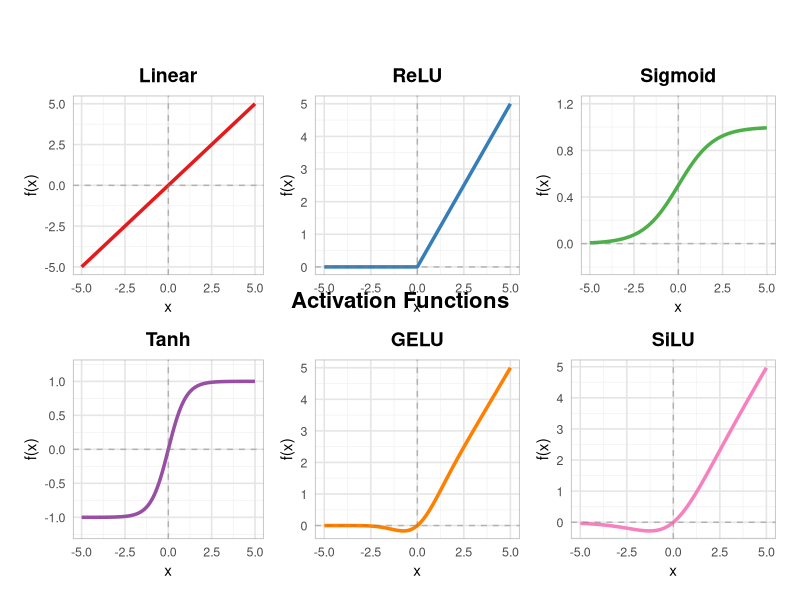

Here is the R script that generated this plot:
#!/usr/bin/env Rscript
# Activation Functions Visualization
# Creates a 2x3 grid plot of common activation functions

library(ggplot2)
library(grid)

# Define activation functions
relu <- function(x) pmax(0, x)
sigmoid <- function(x) 1 / (1 + exp(-x))
gelu <- function(x) x * pnorm(x)  # GELU: x * Φ(x)
silu <- function(x) x * sigmoid(x)  # SiLU / Swish: x * σ(x)

# Generate x values
x <- seq(-5, 5, length.out = 500)

# Create data frames for each function
data_linear <- data.frame(x = x, y = x, function_name = "Linear")
data_relu <- data.frame(x = x, y = relu(x), function_name = "ReLU")
data_sigmoid <- data.frame(x = x, y = sigmoid(x), function_name = "Sigmoid")
data_tanh <- data.frame(x = x, y = tanh(x), function_name = "Tanh")
data_gelu <- data.frame(x = x, y = gelu(x), function_name = "GELU")
data_silu <- data.frame(x = x, y = silu(x), function_name = "SiLU")

# Color palette - rainbow colors
colors <- c(
  "Linear" = "#E41A1C",   # Red
  "ReLU" = "#377EB8",     # Blue
  "Sigmoid" = "#4DAF4A",  # Green
  "Tanh" = "#984EA3",     # Purple
  "GELU" = "#FF7F00",     # Orange
  "SiLU" = "#F781BF"      # Pink
)

# Function to create individual plot
create_plot <- function(data, y_limits = NULL) {
  p <- ggplot(data, aes(x = x, y = y, color = function_name)) +
    geom_line(linewidth = 1.2) +
    geom_hline(yintercept = 0, linetype = "dashed", color = "gray50", alpha = 0.5) +
    geom_vline(xintercept = 0, linetype = "dashed", color = "gray50", alpha = 0.5) +
    scale_color_manual(values = colors) +
    labs(title = data$function_name[1],
         x = "x",
         y = "f(x)") +
    theme_minimal(base_size = 12) +
    theme(
      plot.title = element_text(hjust = 0.5, face = "bold", size = 14),
      legend.position = "none",
      panel.grid.major = element_line(color = "gray90"),
      panel.grid.minor = element_line(color = "gray95"),
      panel.border = element_rect(color = "gray70", fill = NA, linewidth = 0.5),
      axis.title = element_text(size = 11),
      axis.text = element_text(size = 9)
    )
  
  if (!is.null(y_limits)) {
    p <- p + coord_cartesian(ylim = y_limits)
  }
  
  return(p)
}

# Create individual plots
# Linear, ReLU, GELU, SiLU have wider y-range
# Sigmoid, Tanh are bounded

p1 <- create_plot(data_linear)
p2 <- create_plot(data_relu)
p3 <- create_plot(data_sigmoid, y_limits = c(-0.2, 1.2))
p4 <- create_plot(data_tanh, y_limits = c(-1.2, 1.2))
p5 <- create_plot(data_gelu)
p6 <- create_plot(data_silu)

# Function to convert ggplot to grob
ggplot_to_grob <- function(plot) {
  ggplotGrob(plot)
}

# Convert all plots to grobs
grobs <- lapply(list(p1, p2, p3, p4, p5, p6), ggplot_to_grob)

# Save as PDF
pdf("activation_functions.pdf", width = 12, height = 8)

# Create layout grid
# Set up the page
grid.newpage()

# Add title
title <- textGrob("Activation Functions", 
                  gp = gpar(fontsize = 16, fontface = "bold"))
pushViewport(viewport(height = 0.95, y = 0.975, just = "top"))
grid.draw(title)
upViewport()

# Create viewport for plots
pushViewport(viewport(
  x = 0.02, y = 0.02, 
  width = 0.96, height = 0.88,
  just = c("left", "bottom"),
  layout = grid.layout(2, 3, widths = unit(rep(1, 3), "null"), 
                       heights = unit(rep(1, 2), "null"))
))

# Place plots in grid
positions <- list(
  c(1, 1), c(1, 2), c(1, 3),  # Row 1
  c(2, 1), c(2, 2), c(2, 3)   # Row 2
)

for (i in 1:6) {
  pushViewport(viewport(layout.pos.row = positions[[i]][1], 
                        layout.pos.col = positions[[i]][2]))
  grid.draw(grobs[[i]])
  upViewport()
}

upViewport()
dev.off()

cat("Plot saved to: activation_functions.pdf\n")
